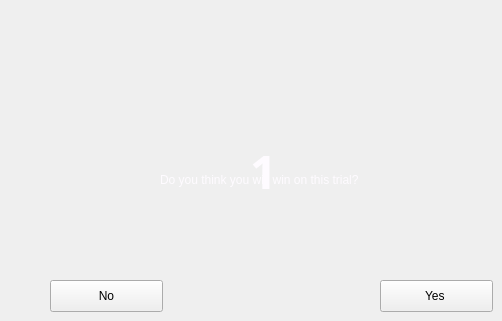
    <widget class="QWidget" name="pg2">
     <widget class="QLabel" name="lblNumber">
      <property name="geometry">
       <rect>
        <x>250</x>
        <y>120</y>
        <width>31</width>
        <height>101</height>
       </rect>
      </property>
      <property name="palette">
       <palette>
        <active>
         <colorrole role="WindowText">
          <brush brushstyle="SolidPattern">
           <color alpha="255">
            <red>254</red>
            <green>251</green>
            <blue>255</blue>
           </color>
          </brush>
         </colorrole>
        </active>
        <inactive>
         <colorrole role="WindowText">
          <brush brushstyle="SolidPattern">
           <color alpha="255">
            <red>254</red>
            <green>251</green>
            <blue>255</blue>
           </color>
          </brush>
         </colorrole>
        </inactive>
        <disabled>
         <colorrole role="WindowText">
          <brush brushstyle="SolidPattern">
           <color alpha="255">
            <red>127</red>
            <green>127</green>
            <blue>127</blue>
           </color>
          </brush>
         </colorrole>
        </disabled>
       </palette>
      </property>
      <property name="font">
       <font>
        <family>American Typewriter</family>
        <pointsize>35</pointsize>
        <weight>75</weight>
        <bold>true</bold>
       </font>
      </property>
      <property name="text">
       <string>1</string>
      </property>
     </widget>
     <widget class="QLabel" name="lblQuestion">
      <property name="geometry">
       <rect>
        <x>160</x>
        <y>170</y>
        <width>231</width>
        <height>20</height>
       </rect>
      </property>
      <property name="palette">
       <palette>
        <active>
         <colorrole role="WindowText">
          <brush brushstyle="SolidPattern">
           <color alpha="255">
            <red>254</red>
            <green>251</green>
            <blue>255</blue>
           </color>
          </brush>
         </colorrole>
         <colorrole role="Text">
          <brush brushstyle="SolidPattern">
           <color alpha="255">
            <red>255</red>
            <green>255</green>
            <blue>255</blue>
           </color>
          </brush>
         </colorrole>
        </active>
        <inactive>
         <colorrole role="WindowText">
          <brush brushstyle="SolidPattern">
           <color alpha="255">
            <red>254</red>
            <green>251</green>
            <blue>255</blue>
           </color>
          </brush>
         </colorrole>
         <colorrole role="Text">
          <brush brushstyle="SolidPattern">
           <color alpha="255">
            <red>255</red>
            <green>255</green>
            <blue>255</blue>
           </color>
          </brush>
         </colorrole>
        </inactive>
        <disabled>
         <colorrole role="WindowText">
          <brush brushstyle="SolidPattern">
           <color alpha="255">
            <red>127</red>
            <green>127</green>
            <blue>127</blue>
           </color>
          </brush>
         </colorrole>
         <colorrole role="Text">
          <brush brushstyle="SolidPattern">
           <color alpha="255">
            <red>127</red>
            <green>127</green>
            <blue>127</blue>
           </color>
          </brush>
         </colorrole>
        </disabled>
       </palette>
      </property>
      <property name="text">
       <string>Do you think you will win on this trial?</string>
      </property>
     </widget>
     <widget class="QPushButton" name="btnYes">
      <property name="geometry">
       <rect>
        <x>380</x>
        <y>280</y>
        <width>113</width>
        <height>32</height>
       </rect>
      </property>
      <property name="text">
       <string>Yes </string>
      </property>
      <property name="checkable">
       <bool>false</bool>
      </property>
     </widget>
     <widget class="QPushButton" name="btnNo">
      <property name="geometry">
       <rect>
        <x>50</x>
        <y>280</y>
        <width>113</width>
        <height>32</height>
       </rect>
      </property>
      <property name="text">
       <string>No</string>
      </property>
      <property name="checkable">
       <bool>false</bool>
      </property>
     </widget>
    </widget>
